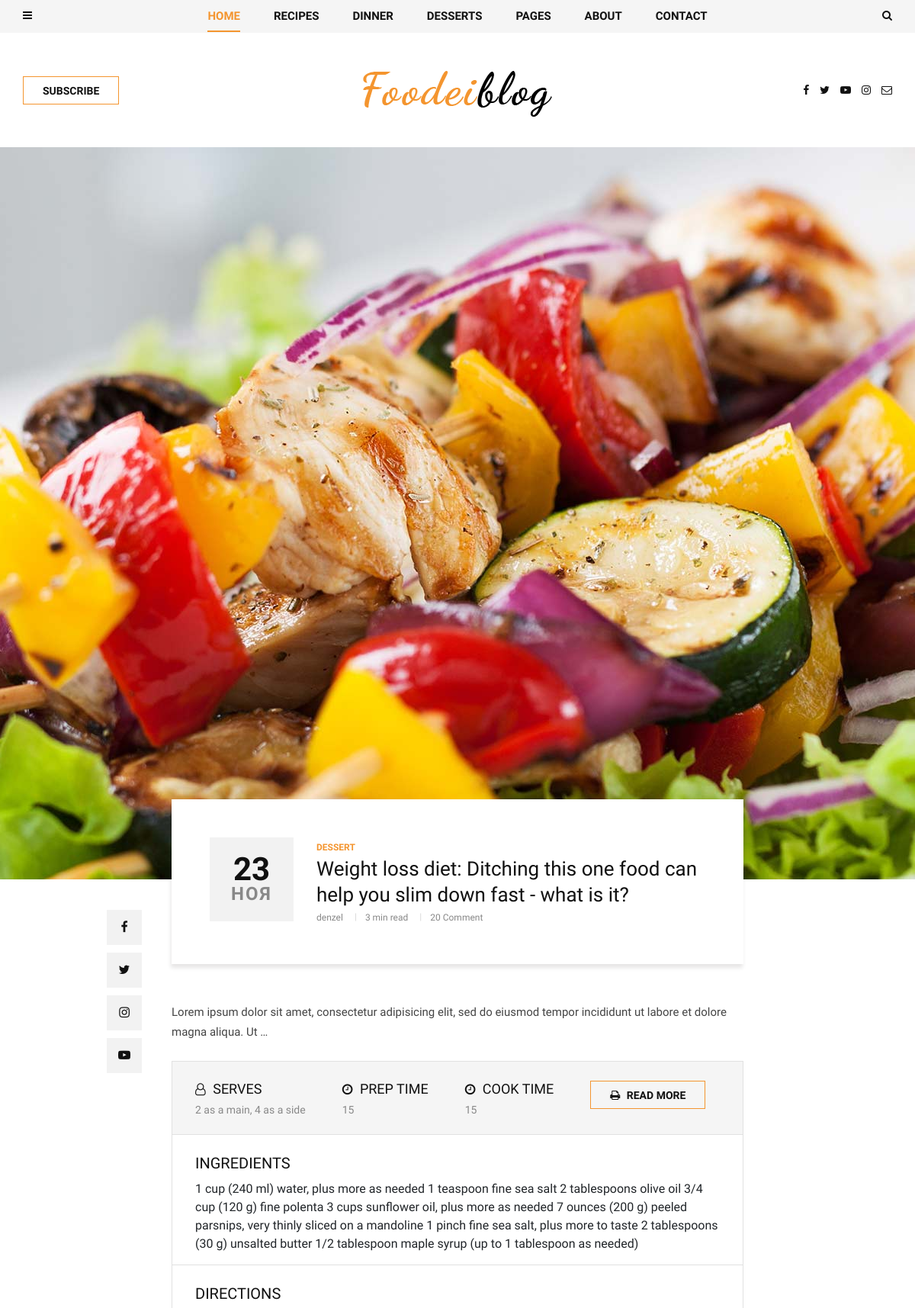
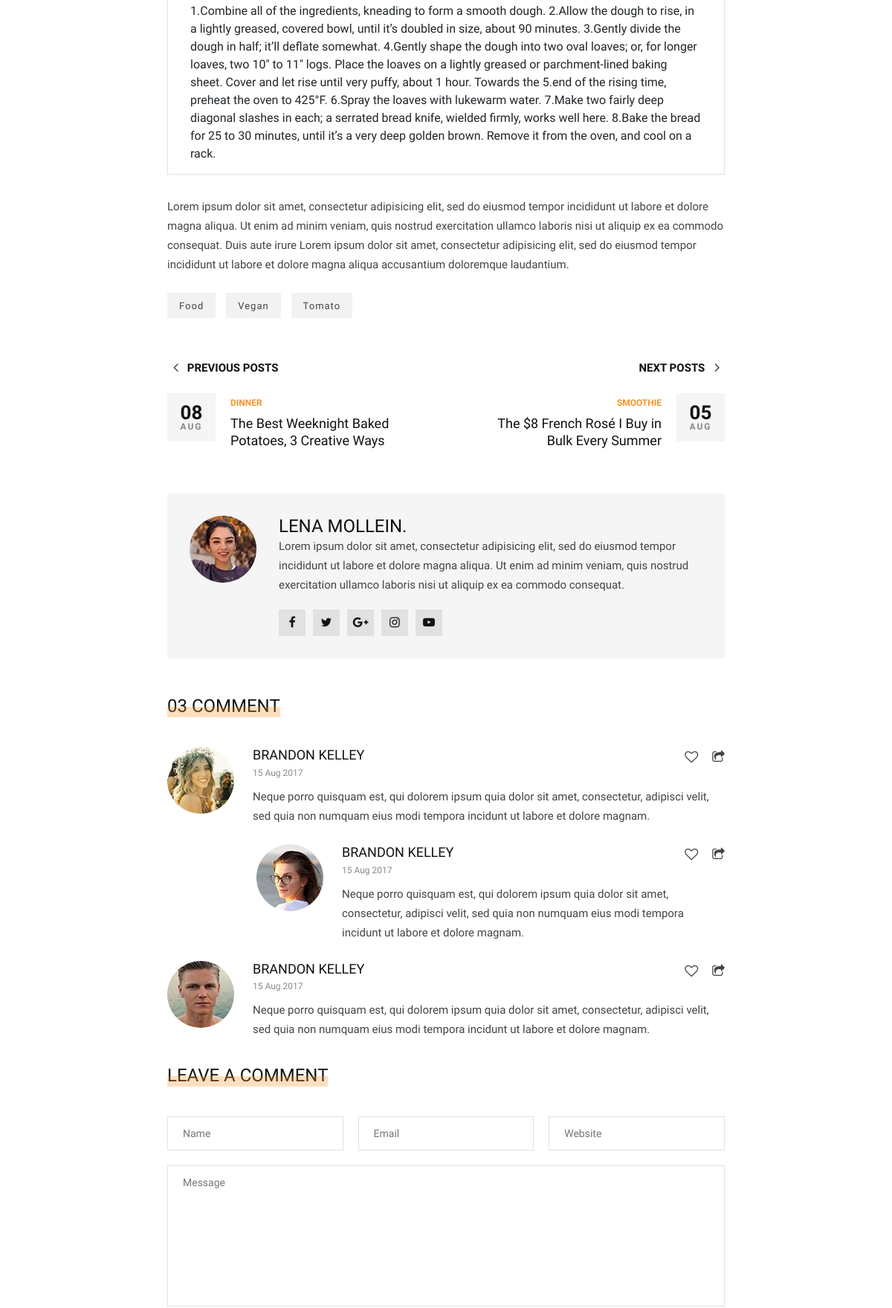
The page /food_vegan/food_vegan (upper part) on the database its author committed (2 pictures, top to bottom).
### blog/models.py (models this page shows, shortened)
class Post(models.Model):
    author = models.ForeignKey(
        User,
        related_name='posts',
        on_delete=models.CASCADE,
    )
    title = models.CharField(max_length=200)
    image = models.ImageField(upload_to='articles/')
    text = models.TextField()
    category = models.ForeignKey(
        Category,
        related_name='post',
        on_delete=models.SET_NULL,
        null=True,
    )
    tag = models.ManyToManyField(Tag, related_name='post')
    created_at = models.DateTimeField(auto_now_add=True)
    slug = models.SlugField(max_length=200, default='')
    def get_recipes(self):
        return self.recipe.all()

class Category(MPTTModel):
    name = models.CharField(max_length=100)
    slug = models.SlugField(max_length=100)
    parent = TreeForeignKey(
        'self',
        related_name='children',
        on_delete=models.SET_NULL,
        null=True,
        blank=True,
    )
    def __str__(self):
        return self.name
    class MPTTMeta:
        order_insertion_by = ['name']

class Recipe(models.Model):
    name = models.CharField(max_length=100)
    service = models.CharField(max_length=50)
    prep_time = models.PositiveIntegerField(default=0)
    cook_time = models.PositiveIntegerField(default=0)
    ingredients = models.TextField()
    recipe_description = models.TextField()
    post = models.ForeignKey(
        Post,
        related_name='recipe',
        on_delete=models.SET_NULL,
        null=True,
        blank=True,
    )

class Tag(models.Model):
    name = models.CharField(max_length=100)
    slug = models.SlugField(max_length=100)

### blog/views.py (the view)
# urls.py: path('<slug:slug>/<slug:post_slug>', views.PostDetailView.as_view(), name='post_single'),
class PostDetailView(DetailView):
    model = Post
    context_object_name = "post"
    slug_url_kwarg = 'post_slug'

### templates/blog/post_detail.html (shortened to what this page needs)
{% extends 'base.html' %}
{% block content %}
    <section class="single-post spad">
        <div class="single-post__hero set-bg" data-setbg="{{ post.image.url }}"></div>
        <div class="container">
            <div class="row d-flex justify-content-center">
                <div class="col-lg-8">
                    <div class="single-post__title">
                        <div class="single-post__title__meta">
                            <h2>{{ post.created_at|date:"d" }}</h2>
                            <span>{{ post.created_at|date:"M" }}</span>
                        </div>
                        <div class="single-post__title__text">
                            <ul class="label">
                                <li>{{ post.category }}</li>
                            </ul>
                            <h4>{{ post.title }}</h4>
                            <ul class="widget">
                                <li>{{ post.author }}</li>
                                <li>3 min read</li>
                                <li>20 Comment</li>
                            </ul>
                        </div>
                    </div>
                    <div class="single-post__social__item">
                        <ul>
                            <li><a href="#"><i class="fa fa-facebook"></i></a></li>
                            <li><a href="#"><i class="fa fa-twitter"></i></a></li>
                            <li><a href="#"><i class="fa fa-instagram"></i></a></li>
                            <li><a href="#"><i class="fa fa-youtube-play"></i></a></li>
                        </ul>
                    </div>
                    <div class="single-post__top__text">
                        <p>{{ post.text|truncatewords:20 }}</p>
                    </div>
                    {% for recipe in post.get_recipes %}
                    <div class="single-post__recipe__details">
                        <div class="single-post__recipe__details__option">
                            <ul>
                                <li>
                                    <h5><i class="fa fa-user-o"></i> SERVES</h5>
                                    <span>{{ recipe.service }}</span>
                                </li>
                                <li>
                                    <h5><i class="fa fa-clock-o"></i> PREP TIME</h5>
                                    <span>{{ recipe.prep_time }}</span>
                                </li>
                                <li>
                                    <h5><i class="fa fa-clock-o"></i> Cook TIME</h5>
                                    <span>{{ recipe.cook_time }}</span>
                                </li>
                                <li><a href="#" class="primary-btn"><i class="fa fa-print"></i> Read more</a></li>
                            </ul>
                        </div>
                        <div class="single-post__recipe__details__indegradients">
                            <h5>Ingredients</h5>
                            {{ recipe.ingredients }}
                        </div>
                        <div class="single-post__recipe__details__direction">
                            <h5>Directions</h5>
                            {{ recipe.recipe_description }}
                        </div>
                    </div>
                    {% endfor %}
                    <div class="single-post__desc">
                        <p>{{ post.text }}</p>
                    </div>
                    <div class="single-post__tags">
                        {% for tag in post.tag.all %}
                        <a href="#">{{ tag.name }}</a>
                        {% endfor %}
                    </div>
                        <div class="single-post__next__previous">
                        <div class="row">
                            <div class="col-lg-6 col-md-6 col-sm-6">
                                <a href="#" class="single-post__previous">
                                    <h6><span class="arrow_carrot-left"></span> Previous posts</h6>
                                    <div class="single-post__previous__meta">
                                        <h4>08</h4>
                                        <span>Aug</span>
                                    </div>
                                    <div class="single-post__previous__text">
                                        <span>Dinner</span>
                                        <h5>The Best Weeknight Baked <br />Potatoes, 3 Creative Ways</h5>
                                    </div>
                                </a>
                            </div>
                            <div class="col-lg-6 col-md-6 col-sm-6">
                                <a href="#" class="single-post__next">
                                    <h6>Next posts <span class="arrow_carrot-right"></span> </h6>
                                    <div class="single-post__next__meta">
                                        <h4>05</h4>
                                        <span>Aug</span>
                                    </div>
                                    <div class="single-post__next__text">
                                        <span>Smoothie</span>
                                        <h5>The $8 French Rosé I Buy in <br />Bulk Every Summer</h5>
                                    </div>
                                </a>
                            </div>
                        </div>
                    </div>
                    <div class="single-post__author__profile">
                        <div class="single-post__author__profile__pic">
                            <img src="img/categories/single-post/author-profile.jpg" alt="">
                        </div>
                        <div class="single-post__author__profile__text">
                            <h4>Lena Mollein.</h4>
                            <p>Lorem ipsum dolor sit amet, consectetur adipisicing elit, sed do eiusmod tempor
                                incididunt ut labore et dolore magna aliqua. Ut enim ad minim veniam, quis nostrud
                                exercitation ullamco laboris nisi ut aliquip ex ea commodo consequat.</p>
                            <div class="single-post__author__profile__social">
                                <a href="#"><i class="fa fa-facebook"></i></a>
                                <a href="#"><i class="fa fa-twitter"></i></a>
                                <a href="#"><i class="fa fa-google-plus"></i></a>
                                <a href="#"><i class="fa fa-instagram"></i></a>
                                <a href="#"><i class="fa fa-youtube-play"></i></a>
                            </div>
                        </div>
                    </div>
                    <div class="single-post__comment">
                        <div class="widget__title">
                            <h4>03 Comment</h4>
                        </div>
                        <div class="single-post__comment__item">
                            <div class="single-post__comment__item__pic">
                                <img src="img/categories/single-post/comment/comment-1.jpg" alt="">
                            </div>
                            <div class="single-post__comment__item__text">
                                <h5>Brandon Kelley</h5>
                                <span>15 Aug 2017</span>
                                <p>Neque porro quisquam est, qui dolorem ipsum quia dolor sit amet, consectetur,
                                    adipisci velit, sed quia non numquam eius modi tempora incidunt ut labore et dolore
                                    magnam.</p>
                                <ul>
                                    <li><a href="#"><i class="fa fa-heart-o"></i></a></li>
                                    <li><a href="#"><i class="fa fa-share-square-o"></i></a></li>
                                </ul>
                            </div>
                        </div>
                        <div class="single-post__comment__item single-post__comment__item--reply">
                            <div class="single-post__comment__item__pic">
                                <img src="img/categories/single-post/comment/comment-2.jpg" alt="">
                            </div>
                            <div class="single-post__comment__item__text">
                                <h5>Brandon Kelley</h5>
                                <span>15 Aug 2017</span>
                                <p>Neque porro quisquam est, qui dolorem ipsum quia dolor sit amet, consectetur,
                                    adipisci velit, sed quia non numquam eius modi tempora incidunt ut labore et dolore
                                    magnam.</p>
                                <ul>
                                    <li><a href="#"><i class="fa fa-heart-o"></i></a></li>
                                    <li><a href="#"><i class="fa fa-share-square-o"></i></a></li>
                                </ul>
                            </div>
                        </div>
                        <div class="single-post__comment__item">
                            <div class="single-post__comment__item__pic">
                                <img src="img/categories/single-post/comment/comment-3.jpg" alt="">
                            </div>
                            <div class="single-post__comment__item__text">
                                <h5>Brandon Kelley</h5>
                                <span>15 Aug 2017</span>
                                <p>Neque porro quisquam est, qui dolorem ipsum quia dolor sit amet, consectetur,
                                    adipisci velit, sed quia non numquam eius modi tempora incidunt ut labore et dolore
                                    magnam.</p>
                                <ul>
                                    <li><a href="#"><i class="fa fa-heart-o"></i></a></li>
                                    <li><a href="#"><i class="fa fa-share-square-o"></i></a></li>
                                </ul>
                            </div>
                        </div>
                    </div>
                    <div class="single-post__leave__comment">
                        <div class="widget__title">
                            <h4>Leave a comment</h4>
                        </div>
                        <form action="#">
                            <div class="input-list">
                                <input type="text" placeholder="Name">
                                <input type="text" placeholder="Email">
                                <input type="text" placeholder="Website">
                            </div>
                            <textarea placeholder="Message"></textarea>
                        </form>
                    </div>
                </div>
            </div>
        </div>
    </section>
{% endblock content %}

### templates/base.html (shortened to what this page needs)
<!DOCTYPE html>
<html lang="zxx">
{% load static %}
<head>
    <link rel="stylesheet" href="{% static 'css/bootstrap.min.css' %}" type="text/css">
    <link rel="stylesheet" href="{% static 'css/font-awesome.min.css' %}" type="text/css">
    <link rel="stylesheet" href="{% static 'css/elegant-icons.css' %}" type="text/css">
    <link rel="stylesheet" href="{% static 'css/owl.carousel.min.css' %}" type="text/css">
    <link rel="stylesheet" href="{% static 'css/slicknav.min.css' %}" type="text/css">
    <link rel="stylesheet" href="{% static 'css/style.css' %}" type="text/css">
</head>
<body>
    <header class="header">
        <div class="header__top">
            <div class="container">
                <div class="row">
                    <div class="col-lg-2 col-md-1 col-6 order-md-1 order-1">
                        <div class="header__humberger">
                            <i class="fa fa-bars humberger__open"></i>
                        </div>
                    </div>
                    <div class="col-lg-8 col-md-10 order-md-2 order-3">
                        <nav class="header__menu">
                            <ul>
                                <li class="active"><a href="./index.html">Home</a></li>
                                <li><a href="#">Recipes</a>
                                </li>
                                <li><a href="#">Dinner</a></li>
                                <li><a href="#">Desserts</a></li>
                                <li class="dropdown"><a href="#">Pages</a>
                                </li>
                                <li><a href="./about.html">About</a></li>
                                <li><a href="./contact.html">Contact</a></li>
                            </ul>
                        </nav>
                    </div>
                    <div class="col-lg-2 col-md-1 col-6 order-md-3 order-2">
                        <div class="header__search">
                            <i class="fa fa-search search-switch"></i>
                        </div>
                    </div>
                </div>
            </div>
        </div>
        <div class="container">
            <div class="row">
                <div class="col-lg-3 col-md-3">
                    <div class="header__btn">
                        <a href="./signin.html" class="primary-btn">Subscribe</a>
                    </div>
                </div>
                <div class="col-lg-6 col-md-6">
                    <div class="header__logo">
                        <a href="./index.html"><img src="img/logo.png" alt=""></a>
                    </div>
                </div>
                <div class="col-lg-3 col-md-3">
                    <div class="header__social">
                        <a href="#"><i class="fa fa-facebook"></i></a>
                        <a href="#"><i class="fa fa-twitter"></i></a>
                        <a href="#"><i class="fa fa-youtube-play"></i></a>
                        <a href="#"><i class="fa fa-instagram"></i></a>
                        <a href="#"><i class="fa fa-envelope-o"></i></a>
                    </div>
                </div>
            </div>
        </div>
    </header>
    {% block content %}{% endblock content %}
</body>
</html>

### rows shown on the page
Post: created_at "23", created_at "НОЯ", category "DESSERT", title "Weight loss diet: Ditching this one food can help you slim down fast - what is it?", author "denzel", text "Lorem ipsum dolor sit amet, consectetur adipisicing elit, sed do eiusmod tempor incididunt ut labore et dolore magna aliqua. Ut …", text "Lorem ipsum dolor sit amet, consectetur adipisicing elit, sed do eiusmod tempor incididunt ut labore et dolore magna aliqua. Ut enim ad minim veniam, quis nostrud exercitation ullamco laboris nisi ut aliquip ex ea commodo consequat. Duis aute irure Lorem ipsum dolor sit amet, consectetur adipisicing elit, sed do eiusmod tempor incididunt ut labore et dolore magna aliqua accusantium doloremque laudantium."
Recipe: service "2 as a main, 4 as a side", prep_time "15", cook_time "15", ingredients "1 cup (240 ml) water, plus more as needed 1 teaspoon fine sea salt 2 tablespoons olive oil 3/4 cup (120 g) fine polenta 3 cups sunflower oil, plus more as needed 7 ounces (200 g) peeled parsnips, very thinly sliced on a mandoline 1 pinch fine sea salt, plus more to taste 2 tablespoons (30 g) unsalted butter 1/2 tablespoon maple syrup (up to 1 tablespoon as needed)", recipe_description "1.Combine all of the ingredients, kneading to form a smooth dough. 2.Allow the dough to rise, in a lightly greased, covered bowl, until it’s doubled in size, about 90 minutes. 3.Gently divide the dough in half; it’ll deflate somewhat. 4.Gently shape the dough into two oval loaves; or, for longer loaves, two 10″ to 11″ logs. Place the loaves on a lightly greased or parchment-lined baking sheet. Cover and let rise until very puffy, about 1 hour. Towards the 5.end of the rising time, preheat the oven to 425°F. 6.Spray the loaves with lukewarm water. 7.Make two fairly deep diagonal slashes in each; a serrated bread knife, wielded firmly, works well here. 8.Bake the bread for 25 to 30 minutes,…"
Tag: name "Food"
Tag: name "Vegan"
Tag: name "Tomato"
